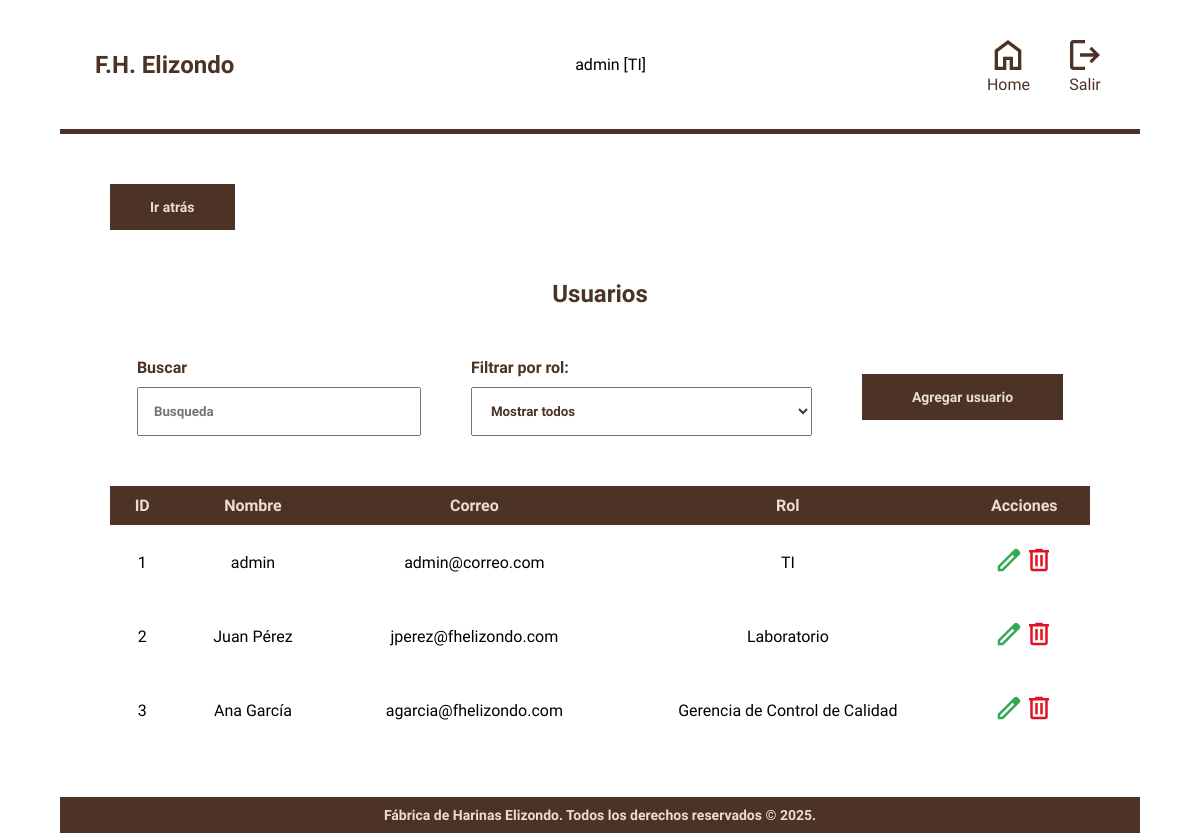
/modulos/usuarios.php (signed in), run on an earlier commit of the app's database.
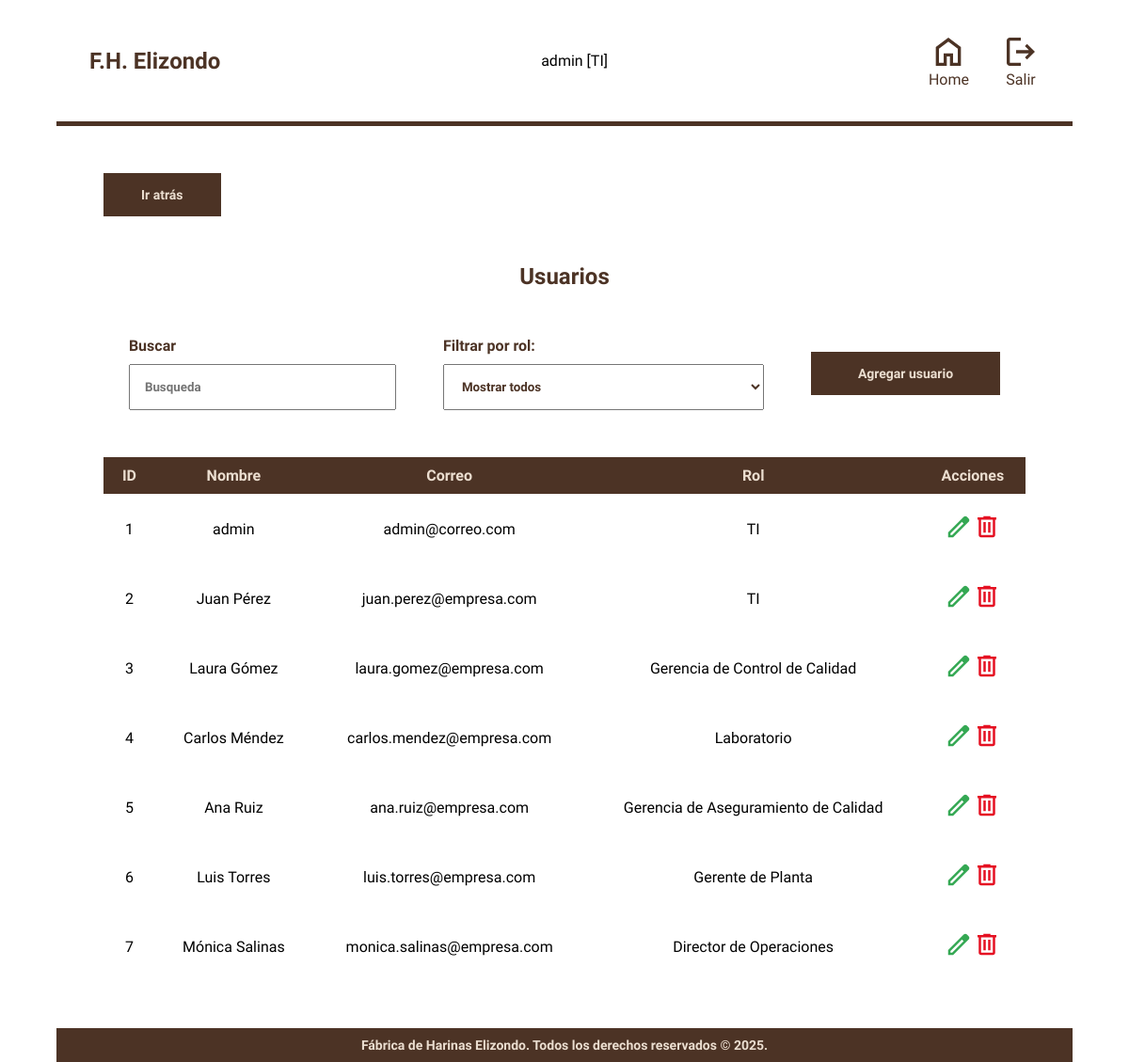
And on a later commit of the database.
### tables this page shows
CREATE TABLE Usuarios (
    id_usuario INT PRIMARY KEY AUTO_INCREMENT,
    nombre VARCHAR(100) NOT NULL,
    correo VARCHAR(100) UNIQUE NOT NULL,
    contrasena VARCHAR(255) NOT NULL,
    rol ENUM(
        'TI',
        'Gerencia de Control de Calidad',
        'Laboratorio',
        'Gerencia de Aseguramiento de Calidad',
        'Gerente de Planta',
        'Director de Operaciones'
    ) NOT NULL
);

### modulos/usuarios.php (the view, shortened to what this page needs)
<?php
$orden = $_GET['orden'] ?? '';
?>
<!DOCTYPE html>
<html lang="en">
<head>
    <link rel="stylesheet" href="../styles.css">
    <link rel="stylesheet" href="../css/menu.css">
</head>
<body>
    <main class="contenedor hoja">
        <?php include '../includes/header.php'; ?>
        <div class="contenedor__modulo">
            <a href="../menu.php" class="atras">Ir atrás</a>
            <h2 class="heading">Usuarios</h2>
            <div class="controles">
                <div class="buscador">
                    <h4 class="buscador__label">Buscar</h4>
                    <input type="text" id="searchBar" class="buscador__input" placeholder="Busqueda">
                </div>
                <div class="ordenar">
                    <h4 class="ordenar__label">Filtrar por rol:</h4>
                    <select name="orden" id="ordenarPor" class="ordenar__select">
                        <option value="" <?= (empty($orden)) ? 'selected' : '' ?>>
                            Mostrar todos</option>
                    </select>
                </div>
                <a href="usuariosform.php" class="botones__crear">Agregar usuario</a>
            </div>
            <table class="tabla">
                <thead>
                    <tr class="tabla__encabezado">
                        <th>ID</th>
                        <th>Nombre</th>
                        <th>Correo</th>
                        <th>Rol</th>
                        <th>Acciones</th>
                    </tr>
                </thead>
                <tbody>
                        <?php
                        require '../config/conn.php';
                        $rol = [];
                        $sql = "SELECT * FROM usuarios";
                        $stmt = $pdo->prepare($sql);
                        $stmt->execute($rol);
                        while ($res = $stmt->fetch()) {
                            echo '<tr class="tabla__fila">';
                            echo '<td>' . htmlspecialchars( $res['id_usuario'] ). '</td>';
                            echo '<td>' . htmlspecialchars( $res['nombre'] ). '</td>';
                            echo '<td>' . htmlspecialchars( $res['correo'] ) . '</td>';
                            echo '<td>' . htmlspecialchars( $res['rol'] ) . '</td>';
                            echo '<td class="tabla__botones">';
                            echo '<a href="usuariosform.php?id=' . $res['id_usuario'] . '"><img src="../img/edit.svg" alt="Editar" class="tabla__boton"></a>';
                            echo '<a href="#" onclick="deleteUser(' . $res['id_usuario'] . ', ' . json_encode($res['nombre']) . '); return false;"><img src="../img/delete.svg" alt="Eliminar" class="tabla__boton"></a>';
                            echo '</td>';
                            echo '</tr>';
                        }
                        ?>
                </tbody>
            </table>
        </div>
        <?php include '../includes/footer.php'; ?>
    </main>
</body>
</html>

What changed in the data, as far as the page shows it:
changed usuarios "Juan Pérez": correo "jperez@fhelizondo.com" → "juan.perez@empresa.com"; rol "Laboratorio" → "TI"
changed usuarios "Gerencia de Control de Calidad": nombre "Ana García" → "Laura Gómez"; correo "agarcia@fhelizondo.com" → "laura.gomez@empresa.com"
added usuarios: id_usuario "4", nombre "Carlos Méndez", correo "carlos.mendez@empresa.com", rol "Laboratorio"
added usuarios: id_usuario "5", nombre "Ana Ruiz", correo "ana.ruiz@empresa.com", rol "Gerencia de Aseguramiento de Calidad"
added usuarios: id_usuario "6", nombre "Luis Torres", correo "luis.torres@empresa.com", rol "Gerente de Planta"
added usuarios: id_usuario "7", nombre "Mónica Salinas", correo "monica.salinas@empresa.com", rol "Director de Operaciones"
